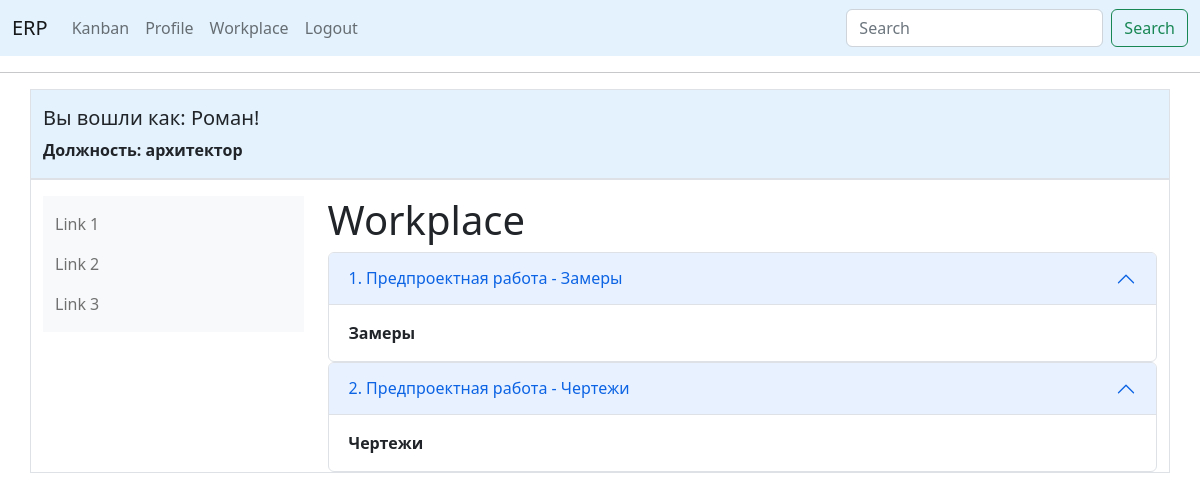
/workplace (signed in), run on an earlier commit of the app's database.
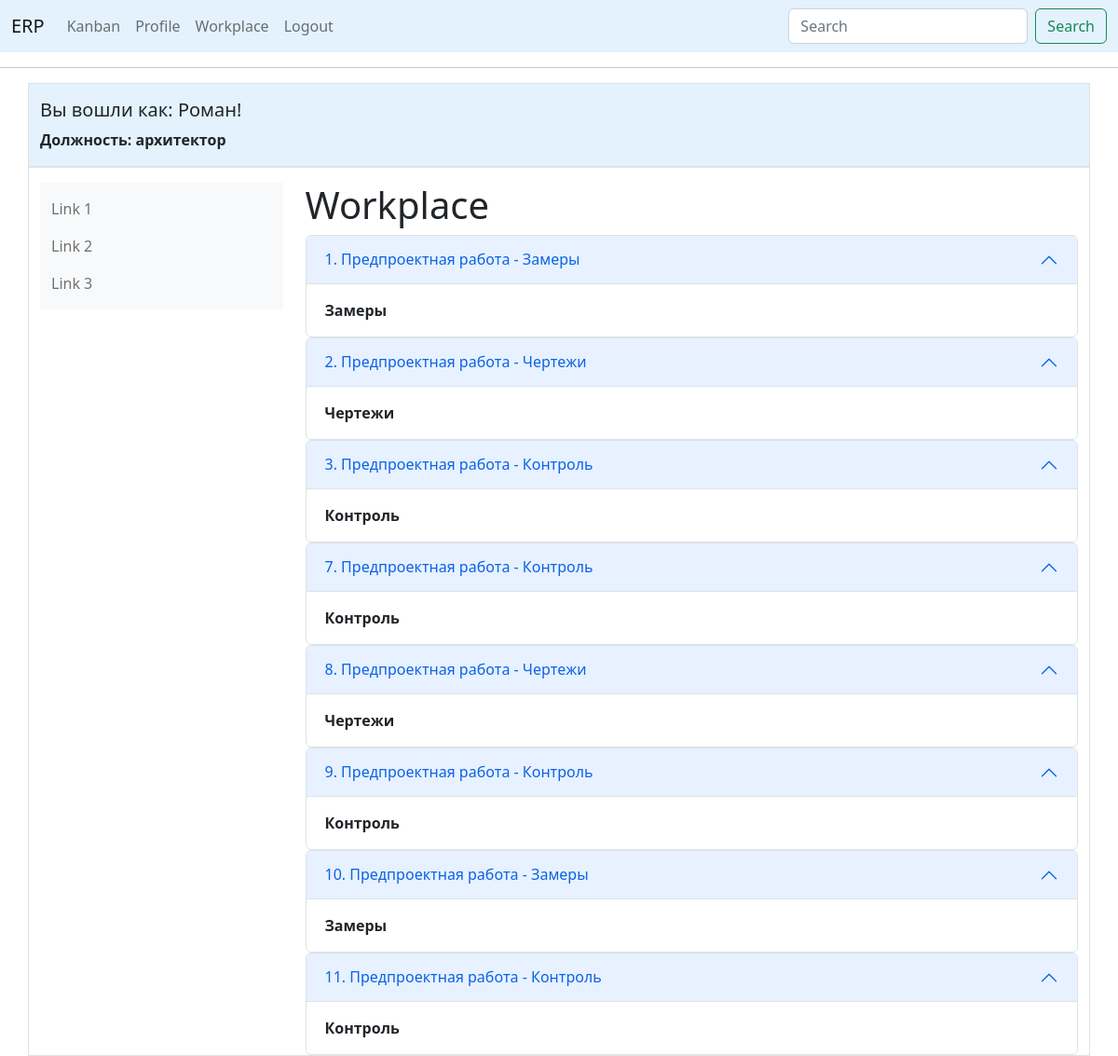
And on a later commit of the database.
### app/models.py (models this page shows, shortened)
class PreProduct(db.Model):
    id = db.Column(db.Integer, primary_key=True)
    number_order_client = db.Column(db.Integer, db.ForeignKey('order_client.id'), nullable=False)
    work_type = db.Column(db.Integer, db.ForeignKey('works.id'), nullable=False)
    set_worker = db.Column(db.Integer, db.ForeignKey('user.id'))
    work = db.relationship('Works', backref='work', lazy='subquery')
    worker = db.relationship('User', backref='worker', lazy='subquery')

class Works(db.Model):
    id = db.Column(db.Integer, primary_key=True)
    work_title = db.Column(db.String(150))
    work_type = db.Column(db.String(150))

### app/routes.py (the view)
@app.route('/workplace', methods=['GET', 'POST'])
@login_required
def workplace():
    order_manufacture = PreProduct.query.filter_by(set_worker=current_user.id).all()
    return render_template("workplace.html", title='Workplace', order_manufacture=order_manufacture)

### app/models.py (called while the page is built)
@login.user_loader
def load_user(id):
    return User.query.get(int(id))

### app/templates/workplace.html
{% if current_user.specialization_id is ne(2)%}
{% extends "base_bootstrap.html" %}
{% else %}
{% extends "base.html" %}
{% endif %}
{% block content %}
<h1>Workplace</h1>
{% for order in order_manufacture %}
<div class="accordion" id="accordionPanelsStayOpenExample">
  <div class="accordion-item">
    <h2 class="accordion-header" id="panelsStayOpen-headingOne">
      <button class="accordion-button" type="button" data-bs-toggle="collapse" data-bs-target="#panelsStayOpen-collapseOne" aria-expanded="true" aria-controls="panelsStayOpen-collapseOne">
        {{order.id}}. {{order.work.work_title}} - {{order.work.work_type}}
      </button>
    </h2>
    <div id="panelsStayOpen-collapseOne" class="accordion-collapse collapse show" aria-labelledby="panelsStayOpen-headingOne">
      <div class="accordion-body">
        <strong>{{order.work.work_type}}</strong>
      </div>
    </div>
  </div>
</div>
{% endfor%}
{% endblock %}

What changed in the data, as far as the page shows it:
now on this page (row edited): PreProduct: id "3", work.work_title "Предпроектная работа", work.work_type "Контроль"
now on this page (row edited): PreProduct: id "7", work.work_title "Предпроектная работа", work.work_type "Контроль"
now on this page (row edited): PreProduct: id "8", work.work_title "Предпроектная работа", work.work_type "Чертежи"
now on this page (row edited): PreProduct: id "9", work.work_title "Предпроектная работа", work.work_type "Контроль"
added PreProduct: id "10", work.work_title "Предпроектная работа", work.work_type "Замеры"
added PreProduct: id "11", work.work_title "Предпроектная работа", work.work_type "Контроль"
